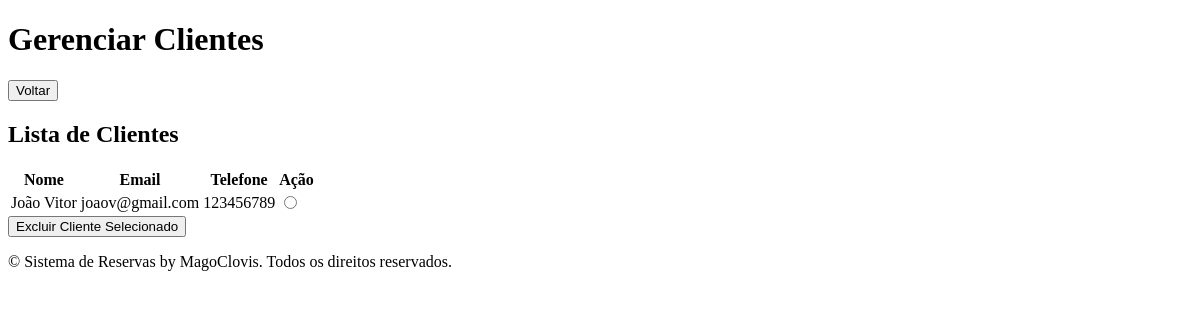
/gerenciar_clientes (signed in), run on an earlier commit of the app's database.
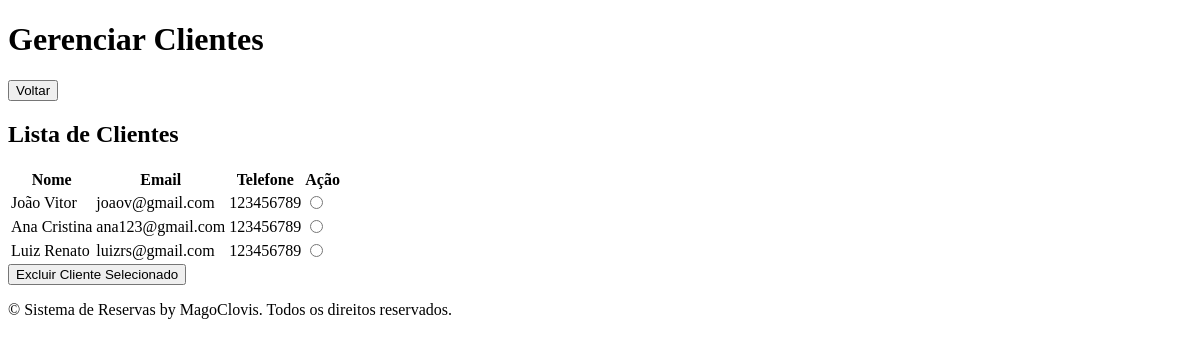
And on a later commit of the database.
### sistema_de_reservas.py (models this page shows, shortened)
class Usuario(db.Model, UserMixin):
    __tablename__ = 'usuario'
    id = db.Column(db.Integer, primary_key=True)
    nome = db.Column(db.String(100), nullable=False)
    login = db.Column(db.String(50), unique=True, nullable=False)
    email = db.Column(db.String(100), unique=True, nullable=False)
    senha = db.Column(db.String(128), nullable=False)
    telefone = db.Column(db.String(11), nullable=False)
    is_admin = db.Column(db.Boolean, default=False)
    is_admin = db.Column(db.Boolean, default=False)

### sistema_de_reservas.py (the view, shortened to what this page needs)
@app.route('/gerenciar_clientes', methods=['GET', 'POST'])
@login_required  # Certifique-se de que apenas administradores possam acessar
def gerenciar_clientes():
    if not current_user.is_admin:
        flash('Acesso negado. Você não é um administrador.', 'error')
        return redirect(url_for('logado'))
    clientes = Usuario.query.filter_by(is_admin=False).all()
    return render_template('gerenciar_clientes.html', clientes=clientes)

### sistema_de_reservas.py (called while the page is built)
@login_manager.user_loader
def load_user(user_id):
    return Usuario.query.get(int(user_id))

@app.context_processor
def utility_processor():
    def custom_enumerate(seq, start=0):
        return enumerate(seq, start=start)
    return dict(enumerate=custom_enumerate)

### templates/gerenciar_clientes.html (shortened to what this page needs)
<!DOCTYPE html>
<html>
<head>
</head>
<h1>Gerenciar Clientes</h1>
    <form action="{{ url_for('logado_admin') }}" method="get">
        <button>Voltar</button>
    </form>
    <form action="{{ url_for('gerenciar_clientes') }}" method="post">
        <h2>Lista de Clientes</h2>
        <table>
            <tr>
                <th>Nome</th>
                <th>Email</th>
                <th>Telefone</th>
                <th>Ação</th>
            </tr>
            {% for cliente in clientes %}
                <tr>
                    <td>{{ cliente.nome }}</td>
                    <td>{{ cliente.email }}</td>
                    <td>{{ cliente.telefone }}</td>
                    <td>
                        <input type="radio" name="cliente_id" value="{{ cliente.id }}">
                    </td>
                </tr>
            {% endfor %}
        </table>
        <button type="submit">Excluir Cliente Selecionado</button>
    </form>
</body>
</html>
{% include 'partials/footer.html' %}

### templates/partials/footer.html
<footer>
    <p>&copy; {{ current_year }} Sistema de Reservas by MagoClovis. Todos os direitos reservados.</p>
</footer>
</body>
</html>

What changed in the data, as far as the page shows it:
added Usuario: nome "Ana Cristina", email "ana123@gmail.com", telefone "123456789"
added Usuario: nome "Luiz Renato", email "luizrs@gmail.com", telefone "123456789"
